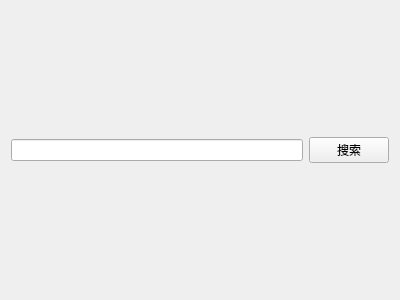
<?xml version="1.0" encoding="UTF-8"?>
<ui version="4.0">
 <class>RetrievePage</class>
 <widget class="QWidget" name="RetrievePage">
  <property name="geometry">
   <rect>
    <x>0</x>
    <y>0</y>
    <width>400</width>
    <height>300</height>
   </rect>
  </property>
  <property name="windowTitle">
   <string>Form</string>
  </property>
  <layout class="QHBoxLayout" name="horizontalLayout_2">
   <item>
    <layout class="QVBoxLayout" name="verticalLayout">
     <item>
      <layout class="QHBoxLayout" name="horizontalLayout">
       <item>
        <widget class="QLineEdit" name="keywordsEdit"/>
       </item>
       <item>
        <widget class="QPushButton" name="searchButton">
         <property name="text">
          <string>搜索</string>
         </property>
        </widget>
       </item>
      </layout>
     </item>
    </layout>
   </item>
  </layout>
 </widget>
 <resources/>
 <connections/>
</ui>
